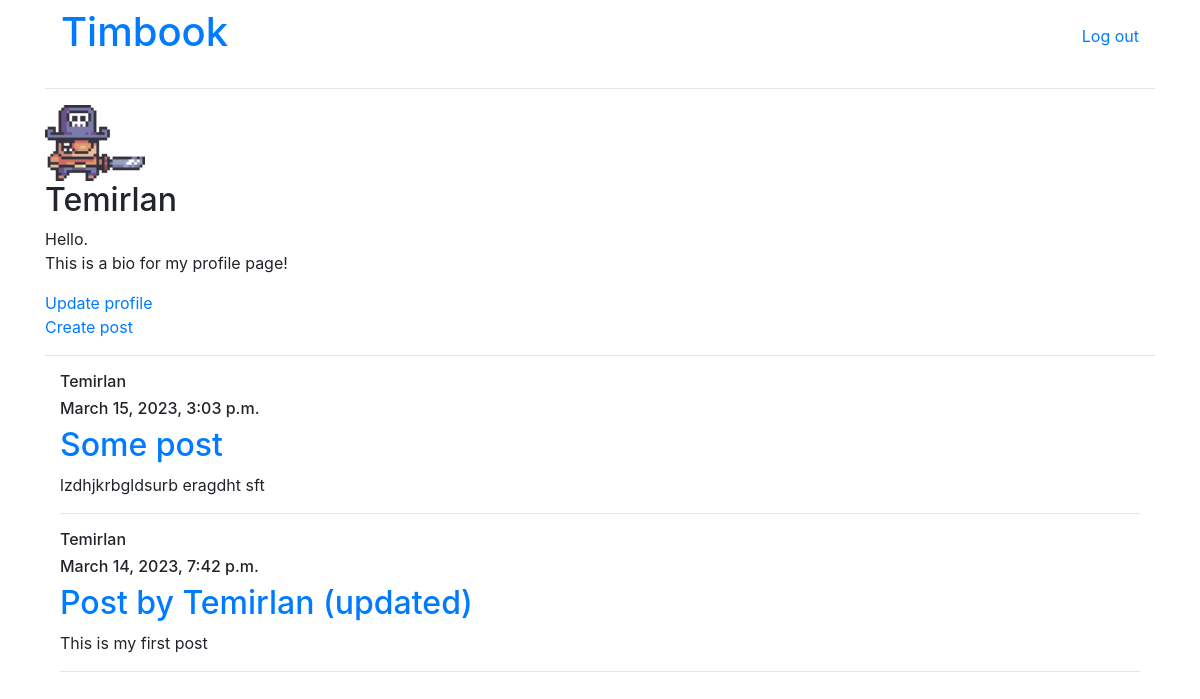
Page /users/Temirlan/ (signed in) on the committed database.
### users/models.py (models this page shows, shortened)
class Profile(models.Model):
    user = models.OneToOneField(User, on_delete=models.CASCADE)
    image = models.ImageField(default="default.jpg", upload_to="profile_pics")
    bio = models.TextField(blank=True)

### newsfeed/models.py (models this page shows, shortened)
class Post(models.Model):
    author = models.ForeignKey(User, on_delete=models.CASCADE)
    title = models.CharField(max_length=100)
    content = models.TextField()
    date_posted = models.DateTimeField(default=timezone.now)

### users/views.py (the view)
# urls.py: path('<str:username>/', UserPostListView.as_view(), name="profile"),
class UserPostListView(ListView):
    model = Post
    template_name = "users/profile.html"
    context_object_name = "posts"
    def get_queryset(self):
        user = get_object_or_404(User, username=self.kwargs.get('username'))
        return Post.objects.filter(author=user).order_by('-date_posted')
    def get_context_data(self, **kwargs):
        context = super().get_context_data(**kwargs)
        username = self.kwargs['username']
        user = get_object_or_404(User, username=username)
        context['profile_user'] = user
        return context

### users/templates/users/profile.html
{%  extends "newsfeed/layout.html" %}
{% block body %}
    <div class="navbar">
        <a href="{% url 'newsfeed:main' %}"><h1>Timbook</h1></a>
        <a href="{% url 'users:logout' %}">Log out</a>
    </div>
    <hr>
    <img src="{{ profile_user.profile.image.url }}" width="100px">
    <h2>{{ profile_user.username }}</h2>
    <p>{{ profile_user.profile.bio|linebreaksbr|add:' '|safe }}</p>
    {% if profile_user == user %}
        <a href="{% url 'users:profile_update' user.username%}">Update profile</a><br>
        <a href="{% url 'newsfeed:post_create' %}">Create post</a>
    {% endif %}
    <hr>
    {% for post in posts %}
        <div class="container">
            <h6>{{ post.author }}</h6>
            <h6>{{ post.date_posted }}</h6>
            <a href="{% url 'newsfeed:post_detail' post.id %}"><h2>{{ post.title }}</h2></a>
            <p>{{ post.content|linebreaksbr|add:' '|safe }}</p>
            <hr>
        </div>
    {% endfor %}
{% endblock %}

### rows in the picture
Post: author "Temirlan", date_posted "March 15, 2023, 3:03 p.m.", title "Some post", content|add "lzdhjkrbgldsurb eragdht sft"
Post: author "Temirlan", date_posted "March 14, 2023, 7:42 p.m.", title "Post by Temirlan (updated)", content|add "This is my first post"

### other values in the picture
{{ profile_user.username }} "Temirlan"
{{ profile_user.profile.bio|linebreaksbr|add:' '|safe }} "Hello. This is a bio for my profile page!"
